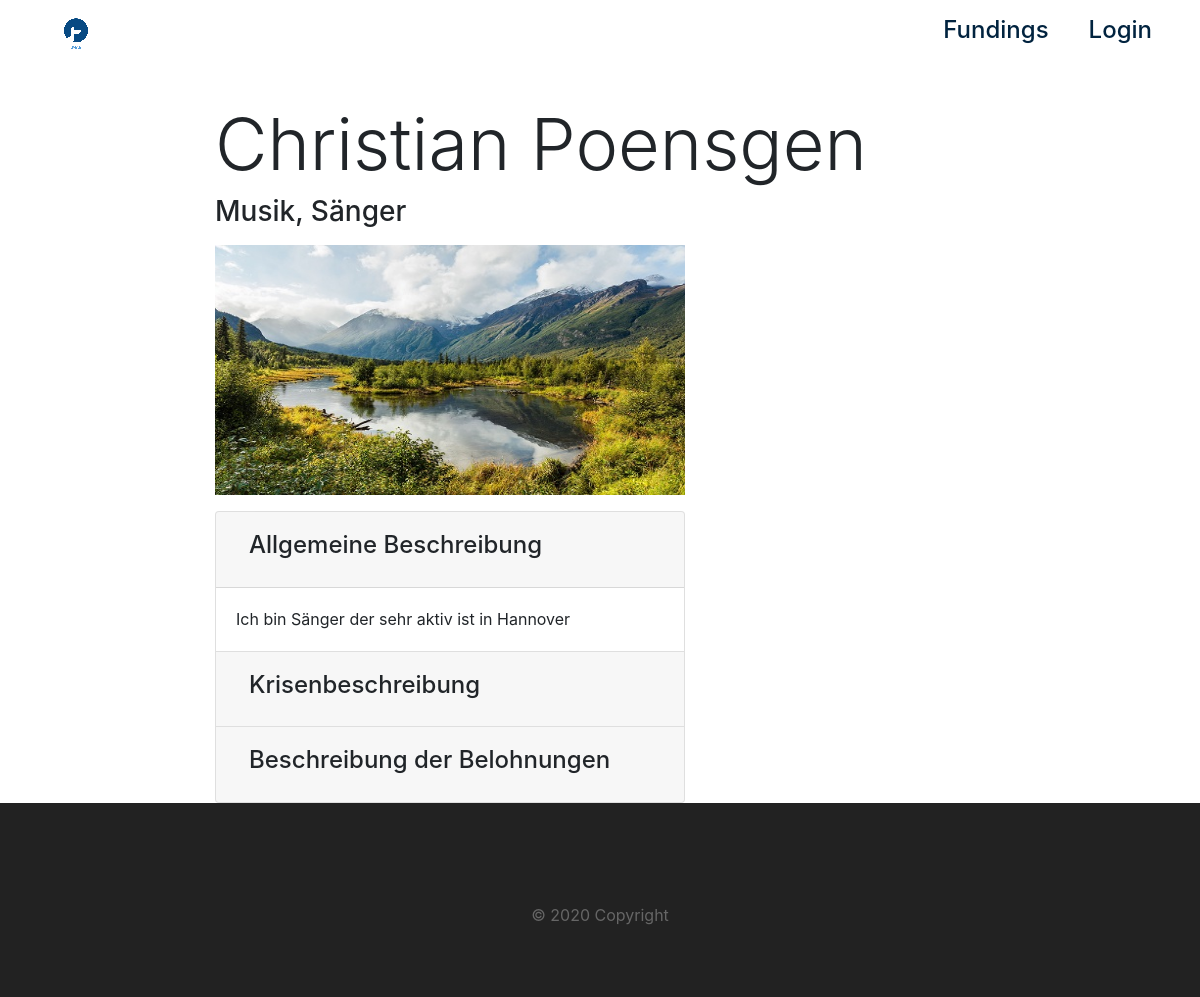
The page /page/14 on the database as committed earlier.
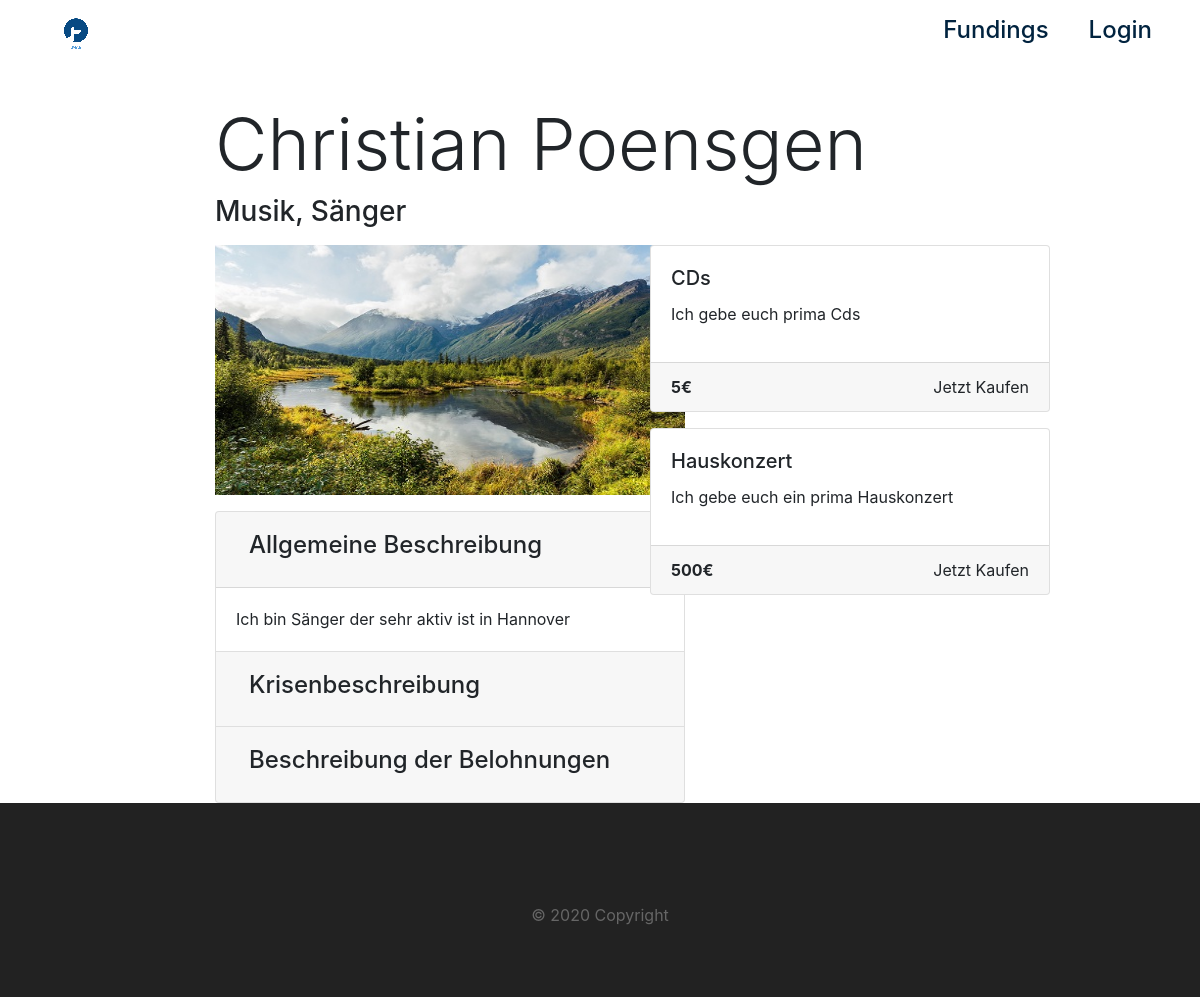
The same page on the database as committed later.
### app.py (models this page shows)
class Page(db.Model):
    id = db.Column(db.Integer, primary_key=True)
    creator_id = db.Column(db.Integer, db.ForeignKey("user.id"))
    artist_name = db.Column(db.String)
    artist_category = db.Column(db.String)
    artist_job = db.Column(db.String)
    artist_location_lat = db.Column(db.Float)
    artist_location_long = db.Column(db.Float)
    description_title = db.Column(db.String)
    description_general = db.Column(db.String)
    description_crisis = db.Column(db.String)
    description_rewards = db.Column(db.String)
    titlepicture_path = db.Column(db.String)
    media_path = db.Column(db.String)
    rewards = db.relationship('Reward', backref='Page', lazy=True)

class Reward(db.Model):
    Page_Id = db.Column(db.Integer, db.ForeignKey("page.id"))
    id = db.Column(db.Integer, primary_key=True)
    title = db.Column(db.String)
    description = db.Column(db.String)
    category_form = db.Column(db.String)
    category_time = db.Column(db.String)
    price = db.Column(db.Float)
    primary = db.Column(db.Boolean)
    active = db.Column(db.Boolean)

### app.py (the view)
@app.route("/page/<int:PageId>")
def page(PageId):
    pageName = "Test"
    page = Page.query.filter_by(id = PageId).first()
    rewards = Reward.query.filter(Reward.Page_Id == PageId).order_by(Reward.price.asc())
    return render_template("page.html", title=f"{pageName}", page=page, rewards=rewards)

### templates/page.html (shortened to what this page needs)
{% extends "layout.html" %}
{% import "bootstrap/wtf.html" as wtf %}
{% block body %}
<div class="container-fluid mt-3">
  <div class="row justify-content-center">
    <div class="col-8">
      <p>
        <h1 class="display-3">{{page.artist_name}}</h1>
        <h3>{{page.artist_category}}, {{page.artist_job}}</h3>
      </p>
    </div>
  </div>
  <div class="row justify-content-center">
    <div class="col-5">
      <img src="/static/images/image.jpg" alt="" class="w-100 mb-3" style="height:250px;">
      <div class="accordion" id="accordionExample">
        <div class="card">
        <div class="card-header" id="headingOne">
            <button class="btn" type="button" data-toggle="collapse" data-target="#collapseOne" aria-expanded="true" aria-controls="collapseOne">
                <h4>Allgemeine Beschreibung</h4>
            </button>
        </div>
        <div id="collapseOne" class="collapse show" aria-labelledby="headingOne" data-parent="#accordionExample">
            <div class="card-body">
                {{page.description_general}}
            </div>
        </div>
        </div>
        <div class="card">
        <div class="card-header" id="headingTwo">
            <button class="btn collapsed" type="button" data-toggle="collapse" data-target="#collapseTwo" aria-expanded="false" aria-controls="collapseTwo">
                    <h4>Krisenbeschreibung</h4>
            </button>
        </div>
        </div>
        <div class="card">
        <div class="card-header" id="headingThree">
            <button class="btn collapsed" type="button" data-toggle="collapse" data-target="#collapseThree" aria-expanded="false" aria-controls="collapseThree">
                <h4>Beschreibung der Belohnungen</h4>
            </button>
        </div>
        </div>
      </div>
    </div>
    <div class="col-3">
      <div class="card-deck justify-content-center">
        {% for r in rewards %}
        <div class="card mb-3" style="min-width:400px; max-width:400px;">
        <div class="card-body">
            <h5 class="card-title">{{r.title}}</h5>
            <p class="card-text">{{r.description}}</p>
        </div>
        <div class="card-footer">
            <strong>{{r.price | int}}€</strong> <span class="float-right">Jetzt Kaufen</span>
        </div>
        </div>
        {% endfor %}
      </div>
    </div>
  </div>
</div>
{% endblock %}

### templates/layout.html (shortened to what this page needs)
<!DOCTYPE html>
<html lang="en">
  <head>
    <link rel="stylesheet" href="https://stackpath.bootstrapcdn.com/bootstrap/4.4.1/css/bootstrap.min.css">
    <link rel="stylesheet" href="{{url_for('.static', filename='main.css')}}">
  </head>
<body>
{% block navbar %}
    <nav class="navbar navbar-expand-md">
    <a href="{{ url_for('index') }}" class="navbar-brand"><img src="{{url_for('.static', filename='images/logo_2a.png')}}"></a>
    <div class="collapse navbar-collapse" id="main-navigation">
      <ul class="navbar-nav">
        <li class="nav-item">
          <a class="nav-link h4" href="{{ url_for('listPages') }}">Fundings</a>
        </li>
        {% if current_user.is_authenticated %}
        <li class="nav-item">
          <a class="nav-link h4" href="{{ url_for('createPage') }}">Erstelle Seite</a>
        </li>
        <li class="nav-item">
          <a class="nav-link h4" href="{{ url_for('logout') }}">Logout</a>
        </li>
          {% else %}
          <li class="nav-item">
            <a class="nav-link h4" href="{{ url_for('login') }}">Login</a>
          </li>
          {% endif %}
      </ul>
    </div>
  </nav>
{% endblock %}
{% block body %}{% endblock %}
      <footer class="page-footer">
        <div class="container">
        <div class="footer-copyright text-center">© 2020 Copyright</div>
      </footer>
</body>
</html>

### static/main.css (style rules this page uses)
body { padding: 0; margin: 0; background: #fff; }
.navbar { background:#fff; }
.nav-link, .navbar-brand { color: #01233f; cursor: pointer; }
.nav-link { color: #01233f; margin-right: 1em !important; }
.navbar-collapse { justify-content: flex-end; }
.page-footer { background-color: #222; color: #ccc; padding: 60px 0 30px; }
.footer-copyright { color: #666; padding: 40px 0; }

Rows that differ between the two databases and show on the page:
added Reward: title "CDs", description "Ich gebe euch prima Cds", price "5"
added Reward: title "Hauskonzert", description "Ich gebe euch ein prima Hauskonzert", price "500"
